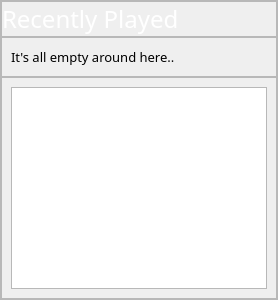
                <widget class="QFrame" name="frame_4">
                 <property name="minimumSize">
                  <size>
                   <width>0</width>
                   <height>300</height>
                  </size>
                 </property>
                 <property name="frameShape">
                  <enum>QFrame::Shape::StyledPanel</enum>
                 </property>
                 <property name="frameShadow">
                  <enum>QFrame::Shadow::Raised</enum>
                 </property>
                 <layout class="QGridLayout" name="gridLayout_13">
                  <property name="leftMargin">
                   <number>0</number>
                  </property>
                  <property name="topMargin">
                   <number>0</number>
                  </property>
                  <property name="rightMargin">
                   <number>0</number>
                  </property>
                  <property name="bottomMargin">
                   <number>0</number>
                  </property>
                  <property name="spacing">
                   <number>0</number>
                  </property>
                  <item row="0" column="0">
                   <widget class="QFrame" name="frame_10">
                    <property name="frameShape">
                     <enum>QFrame::Shape::StyledPanel</enum>
                    </property>
                    <property name="frameShadow">
                     <enum>QFrame::Shadow::Raised</enum>
                    </property>
                    <layout class="QGridLayout" name="gridLayout_11">
                     <property name="leftMargin">
                      <number>0</number>
                     </property>
                     <property name="topMargin">
                      <number>0</number>
                     </property>
                     <property name="rightMargin">
                      <number>0</number>
                     </property>
                     <property name="bottomMargin">
                      <number>0</number>
                     </property>
                     <property name="spacing">
                      <number>0</number>
                     </property>
                     <item row="0" column="0">
                      <widget class="QLabel" name="label">
                       <property name="font">
                        <font>
                         <family>Inter 24pt SemiBold</family>
                         <pointsize>18</pointsize>
                        </font>
                       </property>
                       <property name="styleSheet">
                        <string notr="true">background-color:rgba(0,0,0,0); color:white;</string>
                       </property>
                       <property name="text">
                        <string>Recently Played</string>
                       </property>
                      </widget>
                     </item>
                    </layout>
                   </widget>
                  </item>
                  <item row="1" column="0">
                   <widget class="QFrame" name="frame_15">
                    <property name="frameShape">
                     <enum>QFrame::Shape::StyledPanel</enum>
                    </property>
                    <property name="frameShadow">
                     <enum>QFrame::Shadow::Raised</enum>
                    </property>
                    <layout class="QGridLayout" name="gridLayout_20">
                     <item row="0" column="0">
                      <widget class="QLabel" name="label_6">
                       <property name="maximumSize">
                        <size>
                         <width>180</width>
                         <height>16777215</height>
                        </size>
                       </property>
                       <property name="font">
                        <font>
                         <family>Inter 18pt Light</family>
                         <pointsize>10</pointsize>
                        </font>
                       </property>
                       <property name="text">
                        <string>It's all empty around here..</string>
                       </property>
                      </widget>
                     </item>
                     <item row="0" column="1">
                      <spacer name="horizontalSpacer_4">
                       <property name="orientation">
                        <enum>Qt::Orientation::Horizontal</enum>
                       </property>
                       <property name="sizeHint" stdset="0">
                        <size>
                         <width>40</width>
                         <height>20</height>
                        </size>
                       </property>
                      </spacer>
                     </item>
                    </layout>
                   </widget>
                  </item>
                  <item row="2" column="0">
                   <widget class="QFrame" name="frame_11">
                    <property name="frameShape">
                     <enum>QFrame::Shape::StyledPanel</enum>
                    </property>
                    <property name="frameShadow">
                     <enum>QFrame::Shadow::Raised</enum>
                    </property>
                    <layout class="QGridLayout" name="gridLayout_12">
                     <item row="0" column="0">
                      <widget class="QListWidget" name="recentlyPlayed">
                       <property name="styleSheet">
                        <string notr="true">    QListWidget::item {
        selection-background-color: transparent; /* No background on selection */
        selection-color: transparent;            /* No text color change on selection */
        outline: none;              
	border:none;             /* Remove white selection border */
    }

    QListWidget::item:hover {
        background-color: transparent;           /* No hover effect */                     
        outline: none;              
	border:none; /* Keep the same text color */
    }

    QListWidget::item:selected {
        background-color: transparent;           /* No background on selection */
             /* No selection border */
        outline: none;              
	border:none;
    }</string>
                       </property>
                       <property name="textElideMode">
                        <enum>Qt::TextElideMode::ElideLeft</enum>
                       </property>
                       <property name="verticalScrollMode">
                        <enum>QAbstractItemView::ScrollMode::ScrollPerPixel</enum>
                       </property>
                       <property name="horizontalScrollMode">
                        <enum>QAbstractItemView::ScrollMode::ScrollPerPixel</enum>
                       </property>
                       <property name="movement">
                        <enum>QListView::Movement::Static</enum>
                       </property>
                       <property name="flow">
                        <enum>QListView::Flow::LeftToRight</enum>
                       </property>
                       <property name="isWrapping" stdset="0">
                        <bool>false</bool>
                       </property>
                       <property name="resizeMode">
                        <enum>QListView::ResizeMode::Fixed</enum>
                       </property>
                       <property name="layoutMode">
                        <enum>QListView::LayoutMode::SinglePass</enum>
                       </property>
                       <property name="spacing">
                        <number>8</number>
                       </property>
                       <property name="viewMode">
                        <enum>QListView::ViewMode::ListMode</enum>
                       </property>
                       <property name="uniformItemSizes">
                        <bool>true</bool>
                       </property>
                       <property name="selectionRectVisible">
                        <bool>false</bool>
                       </property>
                      </widget>
                     </item>
                    </layout>
                   </widget>
                  </item>
                 </layout>
                </widget>
